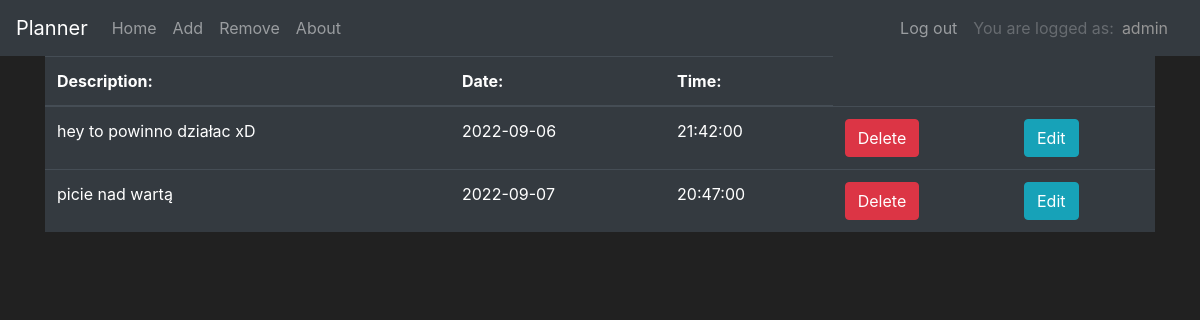
/ (signed in), run on an earlier commit of the app's database.
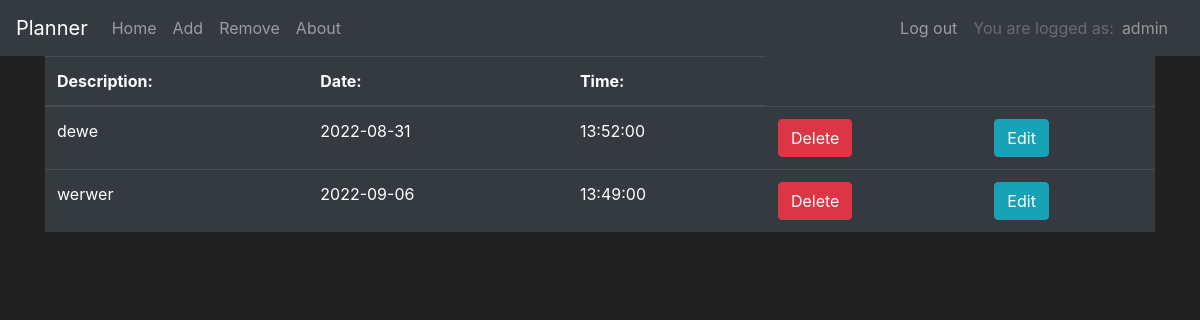
And on a later commit of the database.
### pro/models.py (models this page shows, shortened)
class User(db.Model, UserMixin):
    id = db.Column(db.Integer(), primary_key=True)
    user_name = db.Column(db.String(length=30), nullable=False, unique=True)
    email_address = db.Column(db.String(length=60),
                              nullable=False, unique=True)
    password_hash = db.Column(db.String(length=100), nullable=False)
    events = db.relationship('Event', backref=' creator', lazy=True)
    @property
    def password(self):
        return self.password

class Event(db.Model):
    event_id = db.Column(db.Integer(), primary_key=True)
    event_name = db.Column(db.String(length=200), nullable=False)
    event_date = db.Column(db.Date(), nullable=False)
    event_time = db.Column(db.Time(), nullable=False)
    event_creator_id = db.Column(db.Integer(), db.ForeignKey('user.id'))

### pro/routes.py (the view, shortened to what this page needs)
@app.route('/', methods=['GET', 'POST'])
def home_page():
    form = EventForm()
    delete_item = DeleteEventForm()
    edit_event_form = EditEventForm()
    edit_form = EditForm()
    if current_user.is_authenticated:
        events = Event.query.filter(Event.event_creator_id==current_user.id).order_by(Event.event_date.asc())
        events.order_by(Event.event_date.asc())
        if delete_item.validate_on_submit():
            to_delete = request.form.get('to_delete')
            Event.query.filter_by(event_id = to_delete).delete()
            db.session.commit()
        return render_template('home.html', form=form, events=events, delete_item = delete_item, edit_event_form = edit_event_form, edit_form = edit_form)
    else:
        return render_template('home.html', form=form,delete_item = delete_item, edit_event_form = edit_event_form, edit_form = edit_form)

### pro/forms.py
class EventForm(FlaskForm):
    date = DateField(label='Date', validators=[DataRequired()])
    time = TimeField(label='Time', validators=[DataRequired()])
    name = TextAreaField(label='Description', validators=[
                         Length(min=2, max=300), DataRequired()])
    submit = SubmitField(label='Add')

class DeleteEventForm(FlaskForm):
    delete = SubmitField(label='Delete')

### pro/models.py (called while the page is built)
@login_manager.user_loader
def load_user(user_id):
    return User.query.get(int(user_id))

### pro/templates/home.html (shortened to what this page needs)
{% extends 'base.html' %}
{% block content %}
<table class="table table-hover table-dark">
    <thead>
        <tr>
            <th> Description: </th>
            <th> Date: </th>
            <th> Time: </th>
        </tr>
    </thead>
    <tbody>
        {% for event in events %}
            <tr>
                <td> {{event.event_name}}</td>
                <td> {{event.event_date}}</td>
                <td> {{event.event_time}}</td>
                <form method="POST">
                <td>
                        {{delete_item.delete(class="btn btn-danger")}}
                </td>
                </form>
                <td>
                    <button class="btn btn-outline btn-info" data-toggle="modal" data-target="#Modal-Edit-{{ event.event_id }}">Edit</button>
                </td>
            </tr>
        {% endfor %}
    </tbody>
</table>
{% endblock %}

### pro/templates/base.html (shortened to what this page needs)
<!doctype html>
<html lang="en">
  <head>
    <link rel="stylesheet" href="https://cdn.jsdelivr.net/npm/bootstrap@4.3.1/dist/css/bootstrap.min.css">
  </head>
  <body>
    <nav class="navbar navbar-expand-lg navbar-dark bg-dark">
        <a class="navbar-brand" href="#">Planner</a>
        <div class="collapse navbar-collapse" id="navbarNav">
          <ul class="navbar-nav mr-auto">
            {% if current_user.is_authenticated %}
            <li class="nav-item ">
              <a class="nav-link" href="{{ url_for('home_page') }}">Home</a>
            </li>
            <li class="nav-item">
              <a class="nav-link" data-toggle="modal" href="#" data-target="#Modal-Add">Add</a>
            </li>
            <li class="nav-item">
              <a class="nav-link" href="#">Remove</a>
            </li>
            <li class="nav-item">
              <a class="nav-link" href="#">About</a>
            </li>
          </ul>
          <ul class="navbar-nav">
            <li class="nav-item">
              <a class="nav-link" href="{{ url_for('logout_page') }}">Log out</a>
            </li>
            <li class="nav-item d-flex mr-3 ">
              <a class="nav-link disabled">You are logged as: </a><a class="mt-2" id="user_profile_button" href=""> {{ current_user.user_name }}</a>
            </li>
          </ul>
            {% endif %}
        </div>
    </nav>
    <div class="container">
    {% block content %}
    {% endblock %}
    </div>
  </body>
</html>

### pro/templates/base.html (style rules this page uses)
body { background-color: #212121; color: white; }
#user_profile_button { text-decoration: none; color: rgb(150, 150, 150); transition-duration: 0.2s; }

What changed in the data, as far as the page shows it:
removed Event: event_name "hey to powinno działac xD", event_date "2022-09-06", event_time "21:42:00"
removed Event: event_name "picie nad wartą", event_date "2022-09-07", event_time "20:47:00"
added Event: event_name "dewe", event_date "2022-08-31", event_time "13:52:00"
added Event: event_name "werwer", event_date "2022-09-06", event_time "13:49:00"
